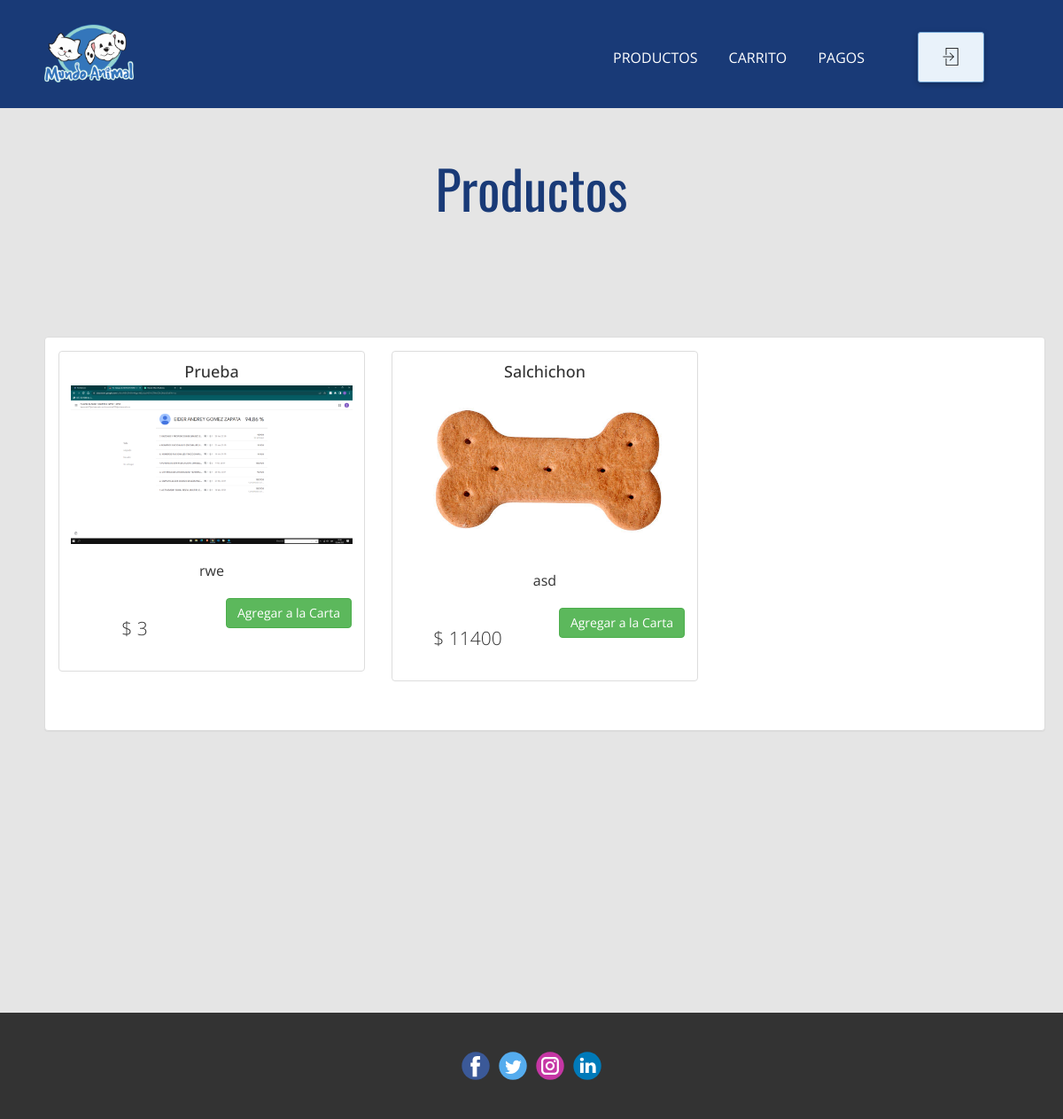
The app's page /view/ofertas.php (signed in), older data.
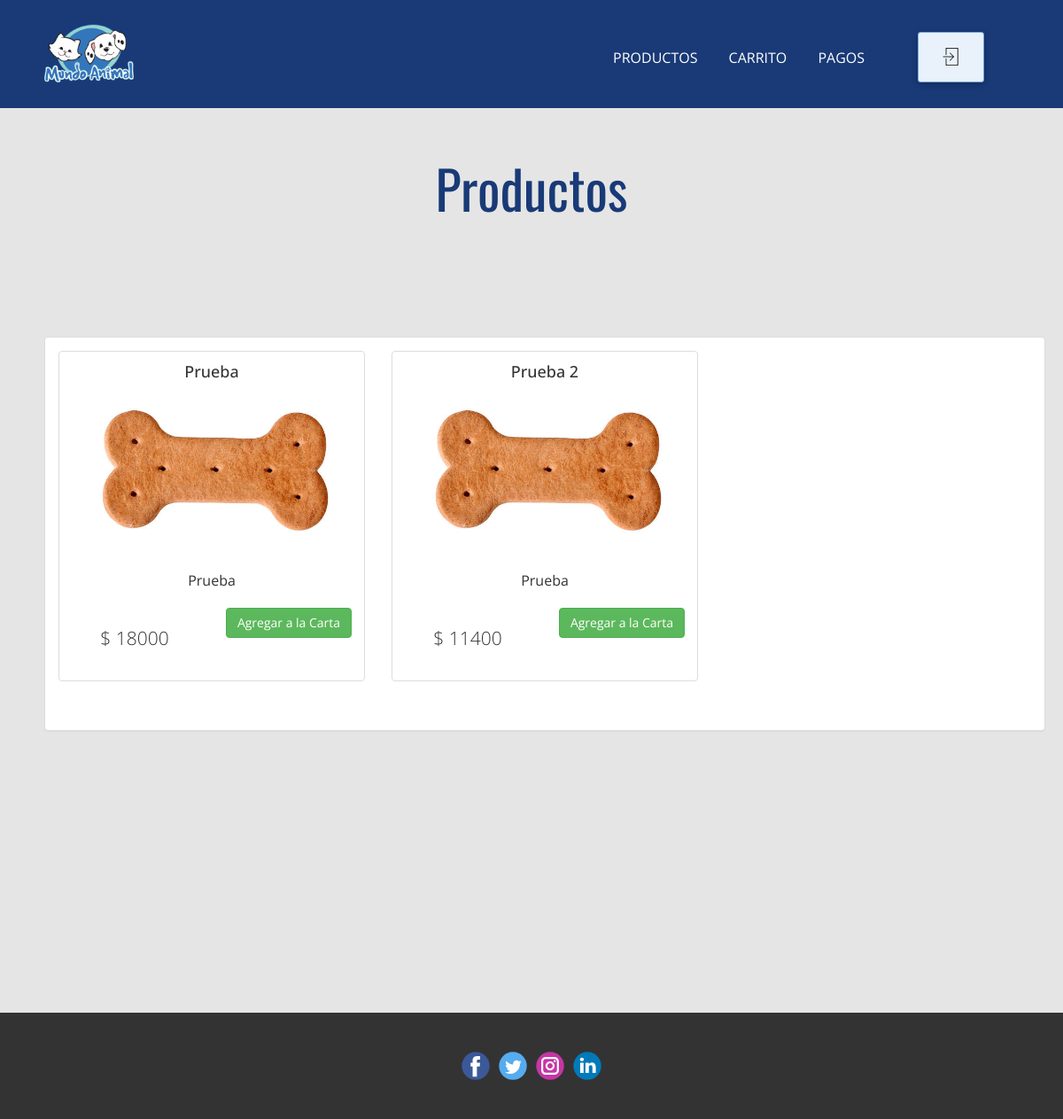
The same page, newer data.
### tables this page shows
CREATE TABLE productos (
  idproductos INT AUTO_INCREMENT PRIMARY KEY,
  nombre VARCHAR(45) NOT NULL,
  imagen VARCHAR(255),
  descripcion VARCHAR(45) NOT NULL,
  precio DOUBLE NOT NULL,
  iva DOUBLE NOT NULL,
  existencias INT NOT NULL,
  categoria_id INT NOT NULL,
  proveedor_id BIGINT NOT NULL);

### view/ofertas.php (the view, shortened to what this page needs)
<?php
include('Configuracion.php');
?>
<!DOCTYPE html>
<html style="font-size: 16px;">
<head>
  <link rel="stylesheet" href="../css/nicepage2.css" media="screen">
  <link rel="stylesheet" href="../css/productos.css" media="screen">
  <link rel="stylesheet" href="http://maxcdn.bootstrapcdn.com/bootstrap/3.3.7/css/bootstrap.min.css">
</head>
<body class="u-body u-xl-mode">
  <header class="u-clearfix u-custom-color-1 u-header u-sticky u-sticky-1a32 u-header" id="sec-090a">
    <div class="u-clearfix u-sheet u-sheet-1">
      <a href="ofertas.php" class="u-image u-logo u-image-1" data-image-width="600" data-image-height="600"><img src="../images/MundoAnimal.png" class="u-logo-image u-logo-image-1"></a>
      <a href="logout.php" class="u-border-1 u-border-palette-1-light-1 u-btn u-btn-round u-button-style u-palette-1-light-3 u-radius-3 u-text-palette-1-dark-2 u-btn-1"><span class="u-file-icon u-icon u-icon-1"><img src="../images/149408.png" alt=""></span></a>
      <nav class="u-menu u-menu-dropdown u-offcanvas u-menu-1" data-responsive-from="MD">
        <div class="u-custom-menu u-nav-container">
          <ul class="u-nav u-unstyled u-nav-1">
            <li class="u-nav-item"><a class="u-button-style u-nav-link u-text-active-white u-text-hover-white" href="ofertas.php" style="padding: 10px 11px 10px 20px;">PRODUCTOS</a></li>
            <li class="u-nav-item"><a class="u-button-style u-nav-link u-text-active-white u-text-hover-white" href="VerCarta.php" style="padding: 10px 11px 10px 20px;">CARRITO</a></li>
            <li class="u-nav-item"><a class="u-button-style u-nav-link u-text-active-white u-text-hover-white" href="Pagos.php" style="padding: 10px 11px 10px 20px;">PAGOS</a></li>
          </ul>
        </div>
      </nav>
    </div>
  </header>
  <section class="u-align-center u-clearfix u-grey-10 u-section-1 u-list-item-2" id="carousel_c142">
    <div class="u-clearfix u-sheet u-sheet-1">
      <h1 class="u-custom-font u-font-oswald u-text u-text-default u-text-palette-3-base u-text-1">
        <span class="u-text-palette-1-base">
          <font color="#193a77">Productos</font>
        </span>
      </h1>
      <div class="u-expanded-width u-list u-list-1">
        <div class="container">
          <div class="panel panel-default">
            <div class="panel-body">
              <div id="products" class="row list-group">
                <?php
                $query = $db->query("SELECT * FROM productos");
                if ($query->num_rows > 0) {
                  while ($row = $query->fetch_assoc()) {
                ?>
                    <div class="item col-lg-4">
                      <div class="thumbnail">
                        <div class="caption">
                          <h4 class="list-group-item-heading"><?php echo $row["nombre"]; ?></h4>
                          <img class="img-responsive" src="../images/ImagesProductos/<?php echo $row["imagen"]; ?>" alt=""></img>
                          <p class="list-group-item-text"><?php echo $row["descripcion"]; ?></p>
                          <div class="row">
                            <div class="col-md-6">
                              <p class="lead"><?php echo '$ ' . $row["precio"]; ?></p>
                            </div>
                            <div class="col-md-6">
                              <a class="btn btn-success" href="AccionCarta.php?action=addToCart&idproductos=<?php echo $row["idproductos"]; ?>">Agregar a la Carta</a>
                            </div>
                          </div>
                        </div>
                      </div>
                    </div>
                  <?php }
                } else { ?>
                  <p>Producto(s) no existe.....</p>
                <?php } ?>
              </div>
            </div>
          </div>
        </div>
      </div>
    </div>
  </section>
  <footer class="u-clearfix u-footer u-grey-80" id="sec-e03f">
    <div class="u-clearfix u-sheet u-sheet-1">
      <div class="u-align-left u-social-icons u-spacing-10 u-social-icons-1">
        <a class="u-social-url" title="facebook" target="_blank" href=""><span class="u-icon u-social-facebook u-social-icon u-icon-1"><svg class="u-svg-link" preserveAspectRatio="xMidYMin slice" viewBox="0 0 112 112" style="">
              <use xmlns:xlink="http://www.w3.org/1999/xlink" xlink:href="#svg-6c39"></use>
            </svg></span>
        </a>
        <a class="u-social-url" title="twitter" target="_blank" href=""><span class="u-icon u-social-icon u-social-twitter u-icon-2"><svg class="u-svg-link" preserveAspectRatio="xMidYMin slice" viewBox="0 0 112 112" style="">
              <use xmlns:xlink="http://www.w3.org/1999/xlink" xlink:href="#svg-7c16"></use>
            </svg></span>
        </a>
        <a class="u-social-url" title="instagram" target="_blank" href=""><span class="u-icon u-social-icon u-social-instagram u-icon-3"><svg class="u-svg-link" preserveAspectRatio="xMidYMin slice" viewBox="0 0 112 112" style="">
              <use xmlns:xlink="http://www.w3.org/1999/xlink" xlink:href="#svg-05c0"></use>
            </svg></span>
        </a>
        <a class="u-social-url" title="linkedin" target="_blank" href=""><span class="u-icon u-social-icon u-social-linkedin u-icon-4"><svg class="u-svg-link" preserveAspectRatio="xMidYMin slice" viewBox="0 0 112 112" style="">
              <use xmlns:xlink="http://www.w3.org/1999/xlink" xlink:href="#svg-c26f"></use>
            </svg></span>
        </a>
      </div>
    </div>
  </footer>
</body>
</html>

### css/productos.css (style rules this page uses)
.u-section-1 { background-image: none; }
.u-section-1 .u-sheet-1 { min-height: 1021px; }
.u-section-1 .u-text-1 { font-size: 3.75rem; margin: 57px auto 0; }
.u-section-1 .u-list-1 { grid-template-rows: auto auto; margin: 115px 0 60px; }

### view/ofertas.php (style rules this page uses)
.container { padding: 20px; }

Row changes from the older to the newer data that the page shows:
changed productos (number 1 of 2 on the later page): imagen: a different picture; descripcion "rwe" → "Prueba"; precio "3" → "18000"
changed productos: nombre "Salchichon" → "Prueba 2"; descripcion "asd" → "Prueba"
